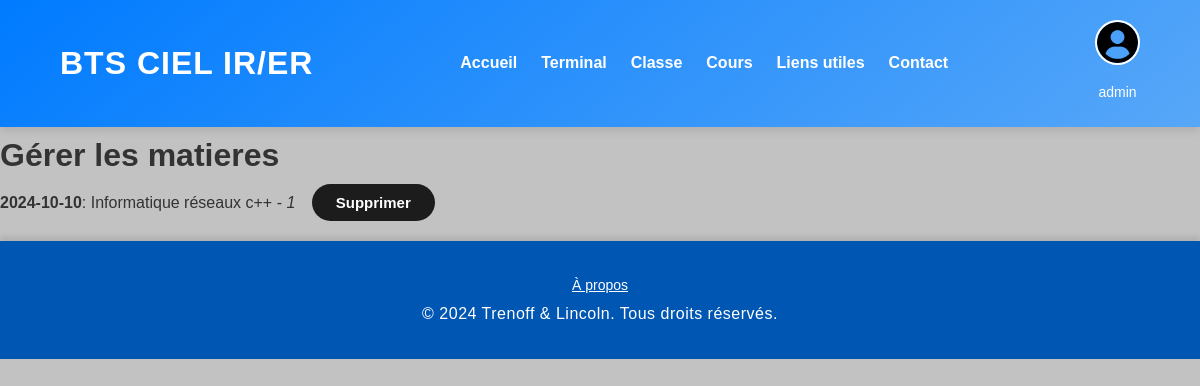
Screenshot of /admin/all_lessons (signed in) with the database file from the repository.
### pyfile/config/model.py (models this page shows, shortened)
class Matiere(db.Model):
    __bind_key__ = 'bts'
    id = db.Column(db.Integer, primary_key=True)
    date = db.Column(db.Date, nullable=False)
    id_classe = db.Column(db.Integer, db.ForeignKey('classe.id'), nullable=False)  # Foreign key to the Classe table
    nomMatiere = db.Column(db.String(255), nullable=False)
    mainChemin = db.Column(db.String(200), nullable=False)
    idf = db.Column(db.String(50), nullable=False)

### admin.py (the view)
@administrator.route('/admin/all_lessons')
def all_lessons():
    matiere = Matiere.query.all()
    return render_template('./learning/all_lessons.html', matieres=matiere)

### app.py (called while the page is built)
@app.context_processor
def inject_user():
    user = session.get('username')  # Récupère l'utilisateur depuis la session
    return dict(user=user)

@app.context_processor
def inject_functions():
    return dict(what_day_month=what_day_month)

### templates/learning/all_lessons.html
{% extends "base.html" %}
{% block content %}
<h1>Gérer les matieres</h1>
<ul>
    {% if matieres %}
        {% for matiere in matieres %}
            <li>
                <strong>{{ matiere.date }}</strong>: {{ matiere.nomMatiere }} - <em> {{matiere.id}} </em>
                <form action="{{ url_for('admin.delete_matiere', id=matiere.id) }}" method="post" style="display:inline;">
                    <button type="submit" onclick="return confirm('Êtes-vous sûr de vouloir supprimer cette leçon ?');">Supprimer</button>
                </form>
            </li>
        {% endfor %}
    {% else %}
        <li>Aucune leçon disponible.</li>
    {% endif %}
</ul>
{% endblock %}

### static/css/base_style.css (style rules this page uses)
* { margin: 0; padding: 0; box-sizing: border-box; font-family: 'Poppins', sans-serif; }
body { line-height: 1.8; background: #8080807a; color: #333; }
a, button { transition: background-color 0.3s ease, color 0.3s ease; }
button { background-color: #1c1c1c; color: white; border: none; padding: 10px 2vw; font-size: 0.9375rem; font-weight: 600; border-radius: 50px; cursor: pointer; margin: 0 1vw; transition: background-color 0.3s ease, transform 0.3s ease; }

### rows the page displays
Matiere: date "2024-10-10", nomMatiere "Informatique réseaux c++", id "1"

### other values shown
{{ user }} "admin"
